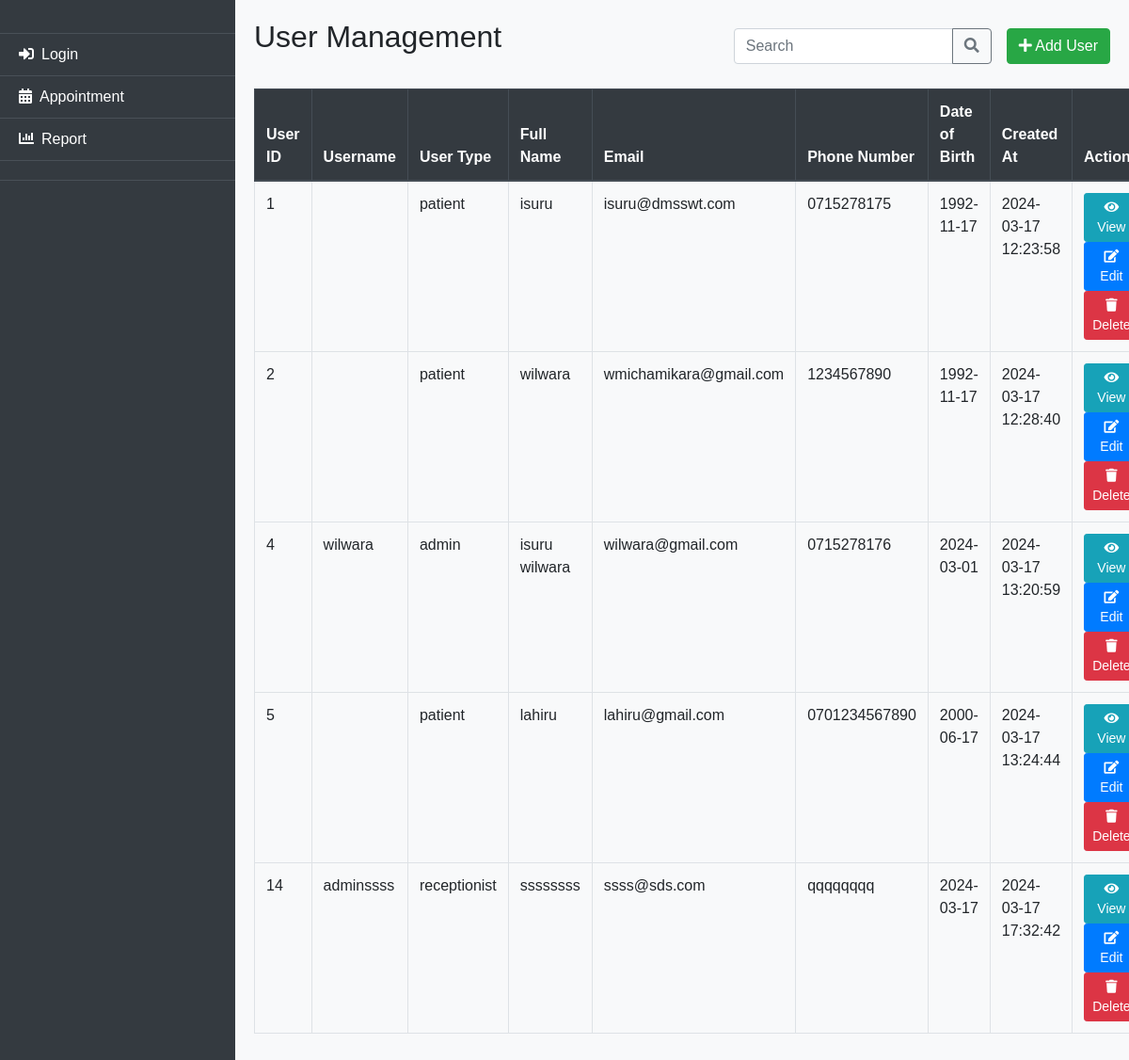
The page /usermanage.php on the database as committed earlier.
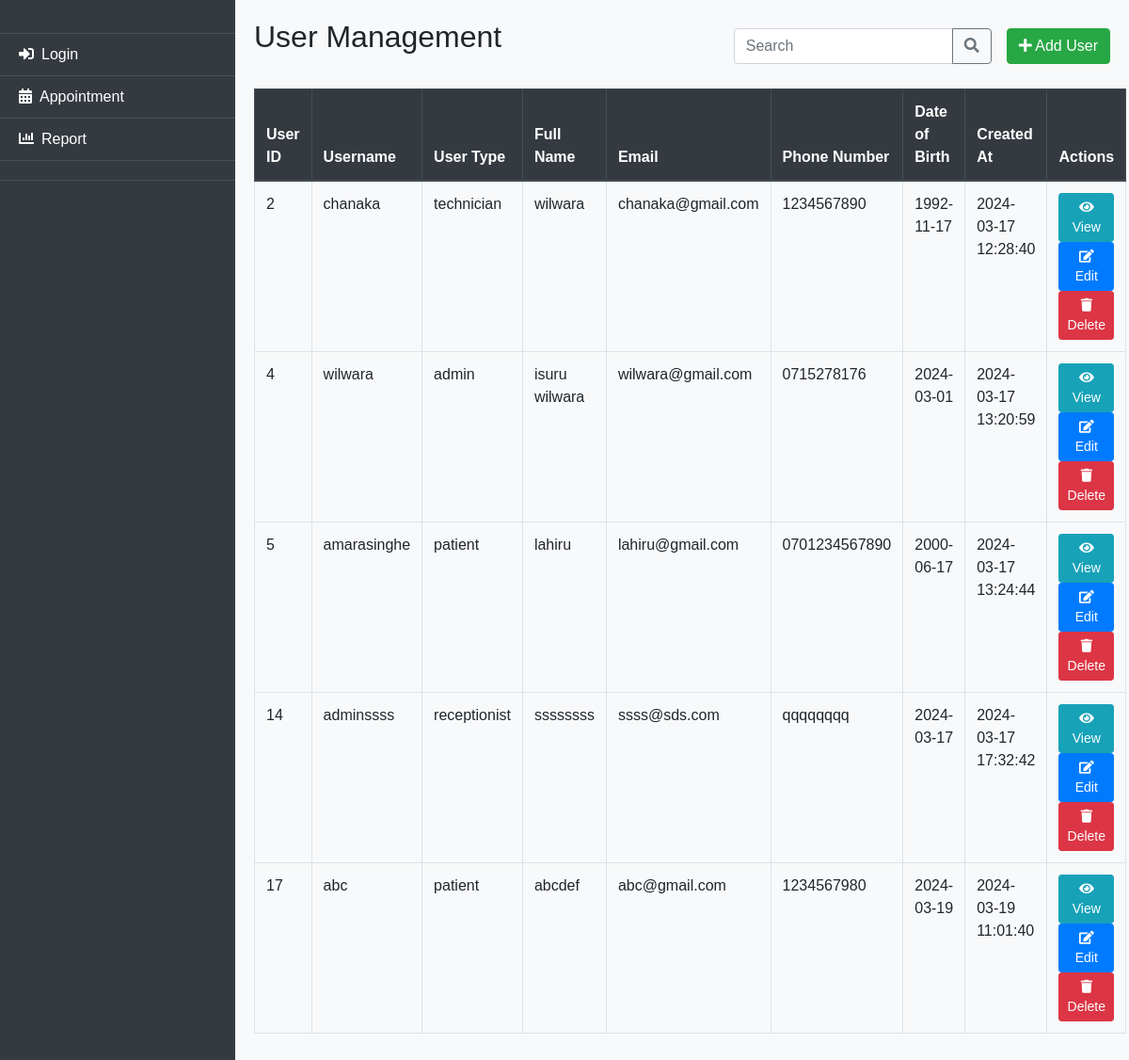
The same page on the database as committed later.
### tables this page shows
CREATE TABLE `users` (
  `user_id` int(11) NOT NULL,
  `username` varchar(50) NOT NULL,
  `password` varchar(255) NOT NULL,
  `user_type` enum('admin','technician','receptionist','patient') NOT NULL,
  `full_name` varchar(100) DEFAULT NULL,
  `email` varchar(100) DEFAULT NULL,
  `phone_number` varchar(20) DEFAULT NULL,
  `date_of_birth` date DEFAULT NULL,
  `created_at` timestamp NOT NULL DEFAULT current_timestamp()
);

### usermanage.php (the view, shortened to what this page needs)
<?php include_once "commonfiles/header.php"; ?>
<div class="main-content">
    <div class="d-flex justify-content-between align-items-center">
        <h2>User Management</h2>
        <div class="form-inline">
            <div class="input-group mr-3">
                <input id="searchInput" type="text" class="form-control" placeholder="Search">
                <div class="input-group-append">
                    <button id="searchBtn" class="btn btn-outline-secondary" type="button"><i class="fas fa-search"></i></button>
                </div>
            </div>
            <button id="addUserBtn" class="btn btn-success" data-toggle="modal" data-target="#addUserModal"><i class="fas fa-plus"></i> Add User</button>
        </div>
    </div>
    <table id="userTable" class="table table-bordered mt-3">
        <thead class="thead-dark">
            <tr>
                <th scope="col">User ID</th>
                <th scope="col">Username</th>
                <th scope="col">User Type</th>
                <th scope="col">Full Name</th>
                <th scope="col">Email</th>
                <th scope="col">Phone Number</th>
                <th scope="col">Date of Birth</th>
                <th scope="col">Created At</th>
                <th scope="col">Actions</th>
            </tr>
        </thead>
        <tbody>
            <?php
            include_once "db_connection.php";
            $sql = "SELECT * FROM users";
            $result = mysqli_query($conn, $sql);
            if (mysqli_num_rows($result) > 0) {
                while ($row = mysqli_fetch_assoc($result)) {
                    echo "<tr>";
                    echo "<td>" . $row['user_id'] . "</td>";
                    echo "<td>" . $row['username'] . "</td>";
                    echo "<td>" . $row['user_type'] . "</td>";
                    echo "<td>" . $row['full_name'] . "</td>";
                    echo "<td>" . $row['email'] . "</td>";
                    echo "<td>" . $row['phone_number'] . "</td>";
                    echo "<td>" . $row['date_of_birth'] . "</td>";
                    echo "<td>" . $row['created_at'] . "</td>";
                    echo "<td>";
                    echo "<a href='#' class='btn btn-sm btn-info viewUserBtn' data-user-id='" . $row['user_id'] . "'><i class='fas fa-eye'></i> View</a>";
                    echo "<a href='#' class='btn btn-sm btn-primary editUserBtn' data-user-id='" . $row['user_id'] . "'><i class='fas fa-edit'></i> Edit</a>";
                    echo "<a href='#' class='btn btn-sm btn-danger deleteUserBtn' data-user-id='" . $row['user_id'] . "'><i class='fas fa-trash'></i> Delete</a>";
                    echo "</td>";
                    echo "</tr>";
                }
            } else {
                echo "<tr><td colspan='9'>No users found</td></tr>";
            }
            ?>
        </tbody>
    </table>
</div>
<?php include_once "commonfiles/script.php"; ?>

### commonfiles/header.php (shortened to what this page needs)
<!DOCTYPE html>
<html lang="en">
<head>
    <link rel="stylesheet" href="https://stackpath.bootstrapcdn.com/bootstrap/4.5.2/css/bootstrap.min.css">
    <link rel="stylesheet" href="https://cdnjs.cloudflare.com/ajax/libs/font-awesome/5.15.4/css/all.min.css">
</head>
<body>
    <div class="sidebar">
        <div class="sidebar-item">
        </div>
        <div class="sidebar-item">
            <?php
            if (isset($_SESSION['user_type'])) {
                switch ($_SESSION['user_type']) {
                    case 'technician':
                        $dashboardLink = 'twelcome.php';
                        $dashboardIcon = 'fas fa-tachometer-alt';
                        $dashboardText = 'Dashboard';
                        break;
                    case 'patient':
                        $dashboardLink = 'pwelcome.php';
                        $dashboardIcon = 'fas fa-tachometer-alt';
                        $dashboardText = 'Dashboard';
                        break;
                    case 'admin':
                        $dashboardLink = 'awelcome.php';
                        $dashboardIcon = 'fas fa-user-shield';
                        $dashboardText = 'Dashboard';
                        break;
                    case 'reception':
                        $dashboardLink = 'rwelcome.php';
                        $dashboardIcon = 'fas fa-concierge-bell';
                        $dashboardText = 'Dashboard';
                        break;
                    default:
                        $dashboardLink = '#';
                        $dashboardIcon = 'fas fa-tachometer-alt';
                        $dashboardText = 'Dashboard';
                        break;
                }
            } else {
                $dashboardLink = 'login.php';
                $dashboardIcon = 'fas fa-sign-in-alt';
                $dashboardText = 'Login';
            }
            ?>
            <a href="<?= htmlspecialchars($dashboardLink, ENT_QUOTES, 'UTF-8') ?>">
                <i class="<?= htmlspecialchars($dashboardIcon, ENT_QUOTES, 'UTF-8') ?> mr-2"></i><?= htmlspecialchars($dashboardText, ENT_QUOTES, 'UTF-8') ?>
            </a>
        </div>
        <div class="sidebar-item">
            <a href="appoinment.php"><i class="fas fa-calendar-alt mr-2"></i>Appointment</a>
        </div>
        <div class="sidebar-item">
            <a href="#"><i class="fas fa-chart-bar mr-2"></i>Report</a>
        </div>
        <div class="sidebar-item logout-btn">
        </div>
    </div>

### commonfiles/script.php (shortened to what this page needs)
</body>
</html>

### commonfiles/header.php (style rules this page uses)
body { font-family: Arial, sans-serif; background-color: #f8f9fa; }
.sidebar { position: fixed; top: 0; left: 0; height: 100%; width: 250px; background-color: #343a40; padding-top: 15px; color: #fff; }
.sidebar-item { padding: 10px 20px; border-bottom: 1px solid #495057; }
.sidebar-item a { color: #fff; text-decoration: none; }
.main-content { margin-left: 250px; padding: 20px; }
.main-content h2 { margin-bottom: 20px; }
.logout-btn { margin-top: auto; }

Rows that differ between the two databases and show on the page:
removed users: user_id "1", user_type "patient", full_name "isuru", email "isuru@dmsswt.com", phone_number "0715278175", date_of_birth "1992-11-17", created_at "2024-03-17 12:23:58"
changed users id 2: username (not shown) → "chanaka"; user_type "patient" → "technician"; email "wmichamikara@gmail.com" → "chanaka@gmail.com"
changed users "lahiru": username (not shown) → "amarasinghe"
added users: user_id "17", username "abc", user_type "patient", full_name "abcdef", email "abc@gmail.com", phone_number "1234567980", date_of_birth "2024-03-19", created_at "2024-03-19 11:01:40"
